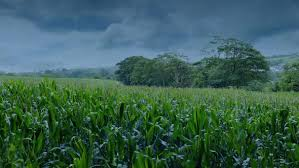
#> input picture img.jpeg, 299 x 168 px
$ python -i app.py   (imports and definitions only)
#> lines starting #> are read from the running program, lines starting #| are printed output that depends on the picture
# Import Important Library.

import joblib
import streamlit as st
from PIL import Image
import pandas as pd


# Load Model & Scaler & Polynomial Features

# [3 lines not run here, left out]

# load dataset

# [1 line that did not run here, left out]
# [1 line that did not run here, left out]

# Load Image

# [1 line not run here, left out]

# Streamlit Function For Building Button & app.

# [49 lines left out: functions main, update_columns, not called in this run]
def prediction(input):
    categorical_col=input[:2]
    input_df=pd.DataFrame({'average_rainfall':input[2],'presticides_tonnes':input[3],'avg_temp':input[4]},index=[0])
    input_df1=df_final.head(1)
    input_df1=input_df1.iloc[:,3:]
    true_columns = [f'Country_{categorical_col[0]}',f'Item_{categorical_col[1]}']
    input_df2= update_columns(input_df1, true_columns)
    final_df=pd.concat([input_df,input_df2],axis=1)
    final_df=final_df.values
    test_input=sc.transform(final_df)
    test_input1=pf.transform(test_input)
    predict=model.predict(test_input1)
    # result=predict[0]
    result = round(((predict[0]*0.1)/100)/2.47105, 2)
    return (f"The production of {true_columns[1].split('_')[1]} crop in {true_columns[0].split('_')[1]} is {result} quintals per acre. "
 f"This means that one acre of land produces {result} quintals of {true_columns[1].split('_')[1]}. "
 f"The yield depends on various parameters like average rainfall, average temperature, soil quality, and many more.")


# [2 lines not run here, left out]

>>> import cv2
>>> picture = cv2.imread('img.jpeg', cv2.IMREAD_GRAYSCALE)
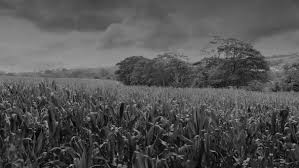
#> picture: shape (168, 299); min 0, max 176, mean 83.1
#> (the run stopped early here; a loop or call above may not have finished)
